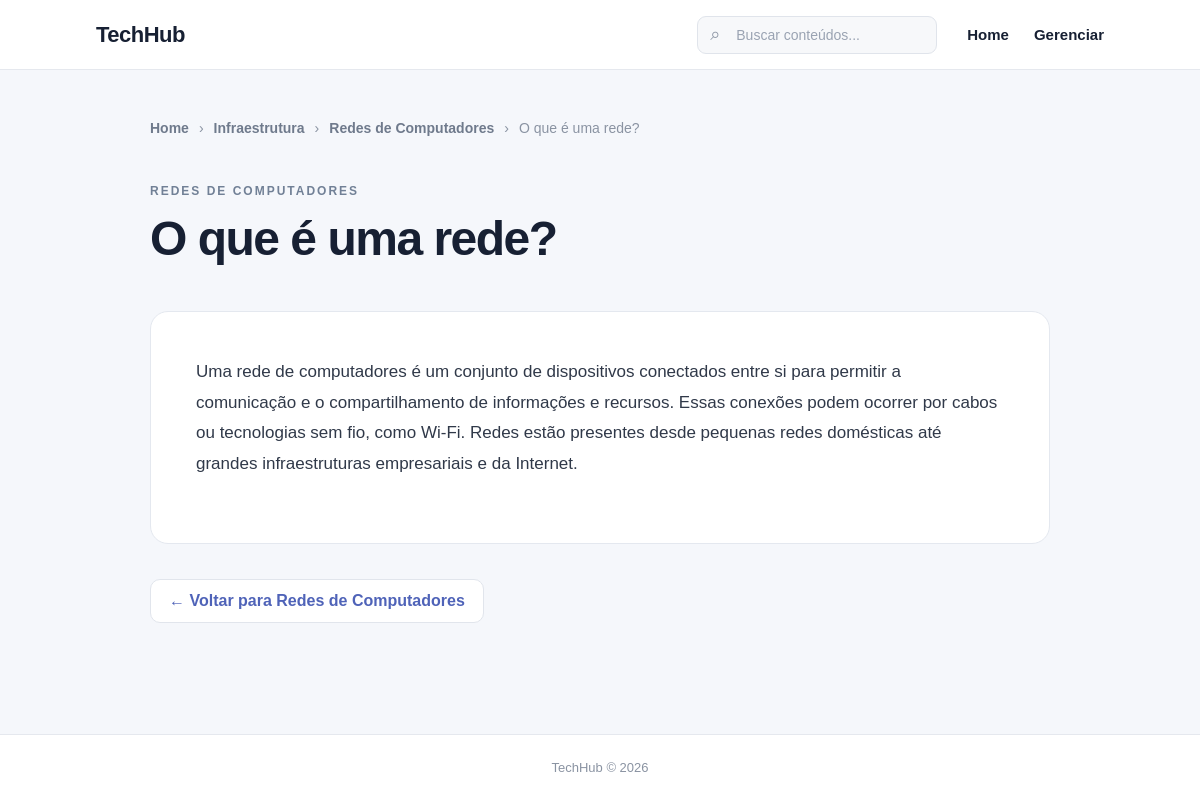
Page /infraestrutura/redes/o-que-e-uma-rede/ on the committed database.
### estudos/models.py (models this page shows, shortened)
class Area(models.Model):
    nome = models.CharField(max_length=100)
    slug = models.SlugField(blank=True)
    descricao = models.TextField(blank=True)
    icone = models.CharField(max_length=10, default="📚")

class Categoria(models.Model):
    nome = models.CharField(max_length=100)
    slug = models.SlugField(blank=True)
    descricao = models.TextField(blank=True)
    area = models.ForeignKey(
        Area,
        on_delete=models.CASCADE,
        related_name="categorias"
    )

class Conteudo(models.Model):
    titulo = models.CharField(max_length=200)
    slug = models.SlugField(blank=True)
    conteudo = CKEditor5Field("Conteúdo", config_name="extends")
    categoria = models.ForeignKey(
        Categoria,
        on_delete=models.CASCADE,
        related_name="conteudos"
    )
    criado_em = models.DateTimeField(auto_now_add=True)
    atualizado_em = models.DateTimeField(auto_now=True)
    publicado = models.BooleanField(default=False)

### estudos/views.py (the view)
# urls.py: path("<slug:area_slug>/<slug:categoria_slug>/<slug:conteudo_slug>/",conteudo_detail,name="conteudo_detail"),
def conteudo_detail(request, area_slug, categoria_slug, conteudo_slug):
    area = get_object_or_404(
        Area,
        slug=area_slug
    )
    categoria = get_object_or_404(
        area.categorias,
        slug=categoria_slug
    )
    conteudo = get_object_or_404(
        categoria.conteudos,
        slug=conteudo_slug
    )
    contexto = {
        "area": area,
        "categoria": categoria,
        "conteudo": conteudo,
    }
    return render(
        request,
        "estudos/conteudo_detail.html",
        contexto
    )

### estudos/templates/estudos/conteudo_detail.html (shortened to what this page needs)
{% extends "estudos/base.html" %}
{% block content %}
<section class="pagina-conteudo">
    <div class="breadcrumb">
        <a href="{% url 'home' %}">
            Home
        </a>
        <span>›</span>
        <a href="{% url 'area_detail' area.slug %}">
            {{ area.nome }}
        </a>
        <span>›</span>
        <a href="{% url 'categoria_detail' area.slug categoria.slug %}">
            {{ categoria.nome }}
        </a>
        <span>›</span>
        <span>
            {{ conteudo.titulo }}
        </span>
    </div>
    <header class="titulo-conteudo">
        <span class="tag">
            {{ categoria.nome|upper }}
        </span>
        <h1>
            {{ conteudo.titulo }}
        </h1>
    </header>
    <article class="conteudo">
        {{ conteudo.conteudo|safe }}
    </article>
    <div class="voltar">
        <a href="{% url 'categoria_detail' area.slug categoria.slug %}">
            ← Voltar para {{ categoria.nome }}
        </a>
    </div>
</section>
{% endblock %}

### estudos/static/estudos/css/style.css (style rules this page uses)
* { margin: 0; padding: 0; box-sizing: border-box; }
body { font-family: Arial, Helvetica, sans-serif; background: #f5f7fb; color: #172033; min-height: 100vh; display: flex; flex-direction: column; }
.tag { font-size: 12px; font-weight: 700; letter-spacing: 2px; color: #718096; }
.pagina-conteudo { width: 84%; max-width: 900px; padding: 50px 0 80px; }
.breadcrumb { display: flex; align-items: center; gap: 10px; margin-bottom: 45px; font-size: 14px; color: #8a93a2; }
.breadcrumb a { color: #6f7a8c; text-decoration: none; font-weight: 600; }
.titulo-conteudo { margin-bottom: 45px; }
.titulo-conteudo h1 { font-size: 48px; line-height: 1.15; letter-spacing: -1.5px; margin-top: 12px; }
.conteudo { background: white; border: 1px solid #e4e8ef; border-radius: 18px; padding: 45px; font-size: 17px; line-height: 1.8; color: #303949; }
.conteudo p { margin-bottom: 18px; }
.voltar { margin-top: 35px; }
.voltar a { display: inline-block; padding: 12px 18px; border-radius: 10px; background: white; border: 1px solid #e1e5ec; color: #4f63b8; text-decoration: none; font-weight: 700; transition: .2s; }

### rows in the picture
Area: nome "Infraestrutura"
Categoria: nome "Redes de Computadores", nome "REDES DE COMPUTADORES"
Conteudo: titulo "O que é uma rede?", conteudo "Uma rede de computadores é um conjunto de dispositivos conectados entre si para permitir a comunicação e o compartilhamento de informações e recursos. Essas conexões podem ocorrer por cabos ou tecnologias sem fio, como Wi-Fi. Redes estão presentes desde pequenas redes domésticas até grandes infraestruturas empresariais e da Internet."
